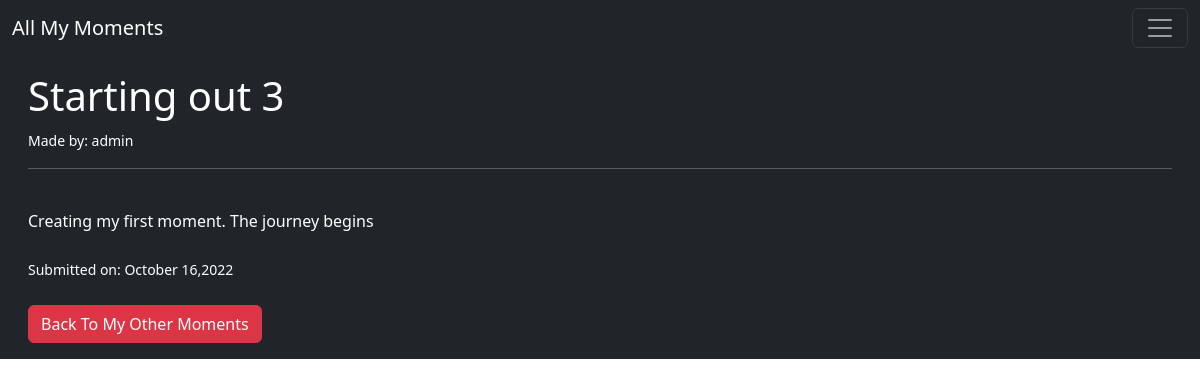
The page /moment/1 (signed in) on the database its author committed.
### ActualProject/models.py (models this page shows, shortened)
class MomentsToDocument(models.Model):
	title_Of_Moment = models.CharField(max_length = 255)
	created_by = models.ForeignKey(User,on_delete=models.CASCADE)
	date_Of_Moment = models.CharField(max_length = 255)
	body_Text_Of_Moment = models.TextField()

### ActualProject/views.py (the view)
# urls.py: path('moment/<int:pk>',momentinformation.as_view(), name="moment-information"),
class momentinformation(DetailView):
	model = MomentsToDocument
	context_object_name = 'x2'
	template_name = 'moment_information.html'

### ActualProject/templates/moment_information.html (shortened to what this page needs)
{% extends 'base.html' %}
{% block content %}
{% if user.is_authenticated  %}
<h1> {{x2.title_Of_Moment}} </h1>
<small> Made by: {{x2.created_by}} </small> <br/>
<hr>
<br/>
{{x2.body_Text_Of_Moment}}
<br/><br/>
<small> Submitted on: {{x2.date_Of_Moment}} </small><br/>
<br/>
<a href = "{% url 'home' %}" class ="btn btn-danger"> Back To My Other Moments </a>
{% else %}
You need to sign in if you want to view this page.
<br/><br/>
<a href="{% url 'login' %}" class ="btn btn-danger btn"> Please Sign In If You Want to View This Page! </a>
<br/><br/>
<a href = "{% url 'sign_up' %}" class ="btn btn-danger"> Don't have an account? Go Create One! </a>
{% endif %}
{% endblock %}

### rows shown on the page
MomentsToDocument: title_Of_Moment "Starting out 3", created_by "admin", body_Text_Of_Moment "Creating my first moment. The journey begins", date_Of_Moment "October 16,2022"
